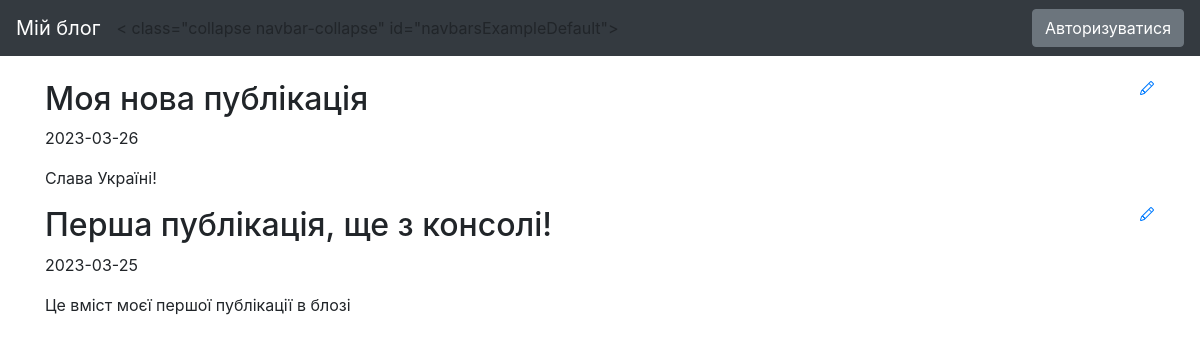
The page / on the database its author committed.
### blog/models.py (models this page shows, shortened)
class Entry(db.Model):
   id = db.Column(db.Integer, primary_key=True)
   title = db.Column(db.String(80), nullable=False)
   body = db.Column(db.Text, nullable=False)
   pub_date = db.Column(db.DateTime, nullable=False,
       default=datetime.datetime.utcnow)
   is_published = db.Column(db.Boolean, default=False)

### blog/routes.py (the view)
@app.route("/")
def index():
   all_posts = Entry.query.filter_by(is_published=True).order_by(Entry.pub_date.desc())
   return render_template("homepage.html", all_posts=all_posts)

### blog/templates/homepage.html (shortened to what this page needs)
{% extends "base.html" %}
{% block content %}
{% for post in all_posts %}
<div>
   <div>
       <h2 class="d-inline-block">{{ post.title }}</h2>
       <a href="{{ url_for('edit_entry', entry_id=post.id) }}">
       </a>
   </div>
   <p>{{ post.pub_date.strftime('%Y-%m-%d') }} </p>
   <p>
       {{ post.body}}
   </p>
</div>
{% endfor %}
{% endblock %}

### blog/templates/base.html (style rules this page uses)
body { padding-top: 5rem; }

### rows shown on the page
Entry: title "Моя нова публікація", pub_date "2023-03-26", body "Слава Україні!"
Entry: title "Перша публікація, ще з консолі!", pub_date "2023-03-25", body "Це вміст моєї першої публікації в блозі"
